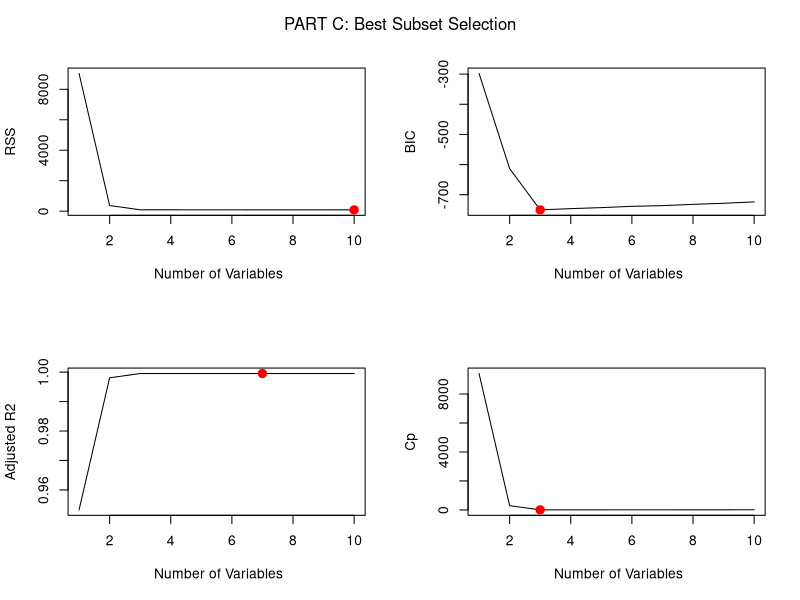
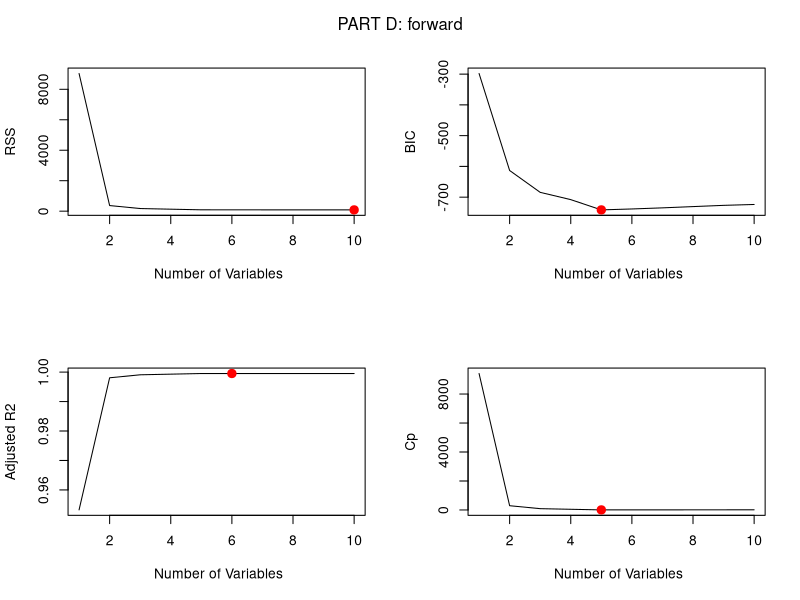
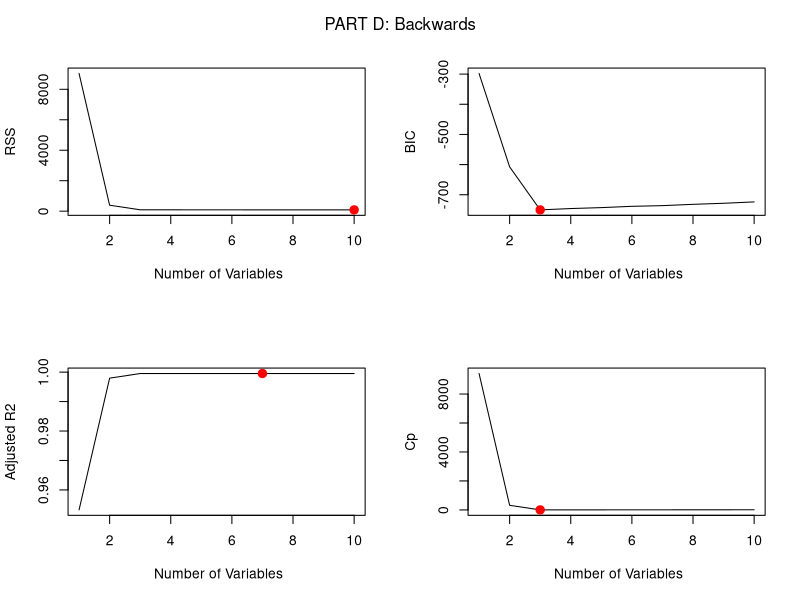
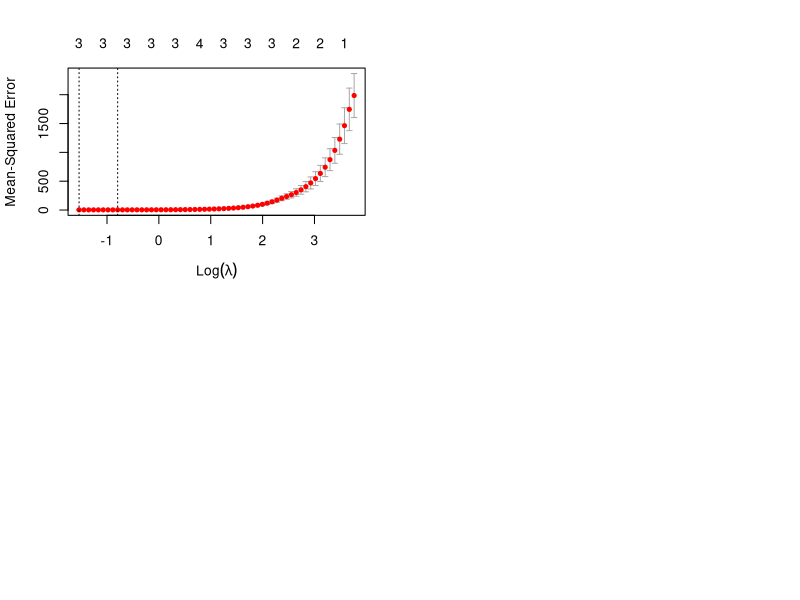
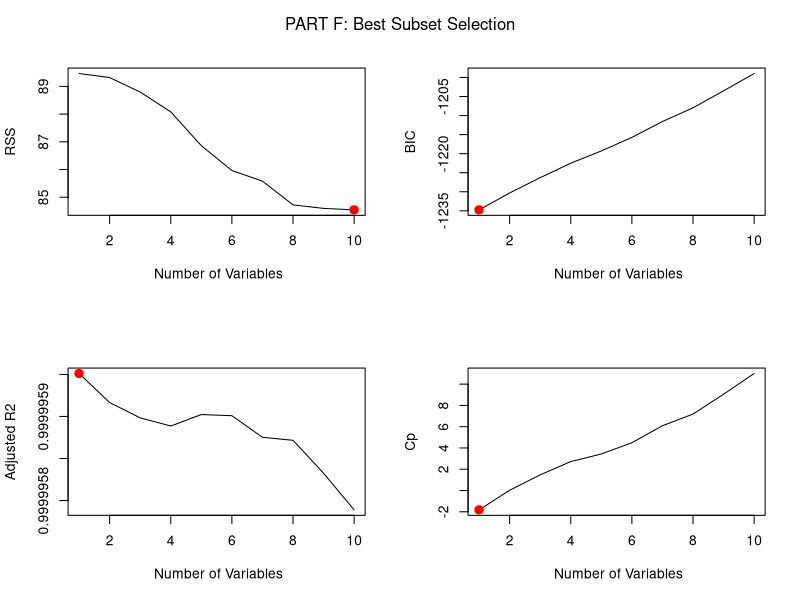
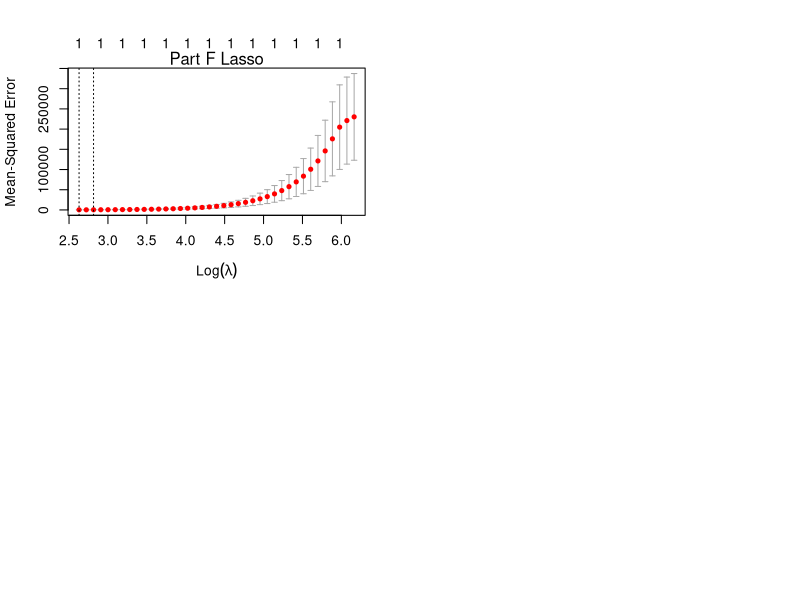

Write R code to recreate these figures, in order.
#Exercise 8

#part a

library (leaps)
set.seed(333)
X <- rnorm(100)
e <- rnorm(100)
b0 <- 5
b1 <- 4
b2 <- 35
b3 <- -5
Y <- b0 + b1*X + b2*(X^2) + b3*(X^3)+e

data <- data.frame( y = Y,x = X)
regfit <- regsubsets(Y ~ X + I(X^2) + I(X^3) + I(X^4) + I(X^5) + I(X^6) + I(X^7) + I(X^8) + I(X^9) + I(X^10), data = data, nvmax = 10)

reg.sum <- summary(regfit)

par(mfrow = c(2,2)) 

plot(reg.sum$rss, xlab = ' Number of Variables' , ylab = 'RSS', type = "l")

points(which.min(reg.sum$rss), reg.sum$rss[which.min(reg.sum$rss)], col = 'red' , cex = 2 , pch = 20)

plot(reg.sum$bic, xlab = ' Number of Variables' , ylab = 'BIC', type = 'l')

points( which.min(reg.sum$bic), reg.sum$bic[ which.min(reg.sum$bic)], col = 'red' , cex = 2 , pch = 20)

plot(reg.sum$adjr2, xlab = ' Number of Variables' , ylab = 'Adjusted R2', type = 'l')

points(which.max(reg.sum$adjr2), reg.sum$adjr2[which.max(reg.sum$adjr2)], col = 'red' , cex = 2 , pch = 20)

plot(reg.sum$cp, xlab = ' Number of Variables' , ylab = 'Cp', type = 'l')
min.cp <- which.min(reg.sum$cp)
points(min.cp, reg.sum$cp[min.cp], col = 'red' , cex = 2 , pch = 20)
mtext('PART C: Best Subset Selection', side = 3 , line = -2, outer = T)
# the number of variables for each value are 10 RSS, 3 BIC, 7 Adjusted R^2, 3 Cp


#part D Forward Stepwise

regfit.fwd <- regsubsets(Y ~ X + I(X^2) + I(X^3) + I(X^4) + I(X^5) + I(X^6) + I(X^7) + I(X^8) + I(X^9) + I(X^10), data = data, nvmax = 10 , method = 'forward')

reg.sum.fwd <- summary(regfit.fwd)

par(mfrow = c(2,2)) 

plot(reg.sum.fwd$rss, xlab = ' Number of Variables' , ylab = 'RSS', type = "l")

points(which.min(reg.sum.fwd$rss), reg.sum.fwd$rss[which.min(reg.sum.fwd$rss)], col = 'red' , cex = 2 , pch = 20)

plot(reg.sum.fwd$bic, xlab = ' Number of Variables' , ylab = 'BIC', type = 'l')
 
points(which.min(reg.sum.fwd$bic), reg.sum.fwd$bic[which.min(reg.sum.fwd$bic)], col = 'red' , cex = 2 , pch = 20)

plot(reg.sum.fwd$adjr2, xlab = ' Number of Variables' , ylab = 'Adjusted R2', type = 'l')

points(which.max(reg.sum.fwd$adjr2), reg.sum.fwd$adjr2[which.max(reg.sum.fwd$adjr2)], col = 'red' , cex = 2 , pch = 20)

plot(reg.sum.fwd$cp, xlab = ' Number of Variables' , ylab = 'Cp', type = 'l')

points(which.min(reg.sum.fwd$cp), reg.sum.fwd$cp[which.min(reg.sum.fwd$cp)], col = 'red' , cex = 2 , pch = 20)
mtext('PART D: forward', side = 3 , line = -2, outer = T)

#in part D I found that the number of variables are RSS 10 , BIC 5, Adjusted R^2 6, and Cp 5



#backwards

regfit.bwd <- regsubsets(Y ~ X + I(X^2) + I(X^3) + I(X^4) + I(X^5) + I(X^6) + I(X^7) + I(X^8) + I(X^9) + I(X^10), data = data, nvmax = 10 , method = 'backward')

reg.sum.bwd <- summary(regfit.bwd)

par(mfrow = c(2,2)) 

plot(reg.sum.bwd$rss, xlab = ' Number of Variables' , ylab = 'RSS', type = "l")

points( which.min(reg.sum.bwd$rss), reg.sum.bwd$rss[ which.min(reg.sum.bwd$rss)], col = 'red' , cex = 2 , pch = 20)

plot(reg.sum.bwd$bic, xlab = ' Number of Variables' , ylab = 'BIC', type = 'l')

points(which.min(reg.sum.bwd$bic), reg.sum.bwd$bic[which.min(reg.sum.bwd$bic)], col = 'red' , cex = 2 , pch = 20)

plot(reg.sum.bwd$adjr2, xlab = ' Number of Variables' , ylab = 'Adjusted R2', type = 'l')

points(which.max(reg.sum.bwd$adjr2), reg.sum.bwd$adjr2[which.max(reg.sum.bwd$adjr2)], col = 'red' , cex = 2 , pch = 20)

plot(reg.sum.bwd$cp, xlab = ' Number of Variables' , ylab = 'Cp', type = 'l')

points( which.min(reg.sum.bwd$cp), reg.sum.bwd$cp[ which.min(reg.sum.bwd$cp)], col = 'red' , cex = 2 , pch = 20)
mtext('PART D: Backwards', side = 3 , line = -2, outer = T)

#the number of variables for the values are 10 RSS, 3 BIC, 7 adjusted R^2, 3 Cp
coef(regfit, which.min(reg.sum$cp))
coef(regfit.fwd, which.min(reg.sum.fwd$cp))
coef(regfit.bwd, which.min(reg.sum.bwd$cp))

#All are the same except for the forward selection where the Cp chosen was 5 instead of 3, yet we can see that the first 3 are the same for all. The variable coeffcients are also very similar


library(glmnet)

lasso = model.matrix(Y ~ X + I(X^2) + I(X^3) + I(X^4) + I(X^5) + I(X^6) + I(X^7) + I(X^8) + I(X^9) + I(X^10), data = data)[, -1]
cv.lasso = cv.glmnet(lasso,Y,alpha =1 )
plot(cv.lasso)
lam = cv.lasso$lambda.min

predict(cv.lasso, s = lam, type = "coefficients")[1:11, ]
#the lasso picks the intercept x^2, x^3,x^5 which follows the answers calculated the the previous part except that the X coeffecient is not used

#part f
b7 = 13
Y= b0 + b7*X^7+e



data <- data.frame( y = Y,x = X)
regfit <- regsubsets(Y ~ X + I(X^2) + I(X^3) + I(X^4) + I(X^5) + I(X^6) + I(X^7) + I(X^8) + I(X^9) + I(X^10), data = data, nvmax = 10)

reg.sum <- summary(regfit)

par(mfrow = c(2,2)) 

plot(reg.sum$rss, xlab = ' Number of Variables' , ylab = 'RSS', type = "l")

points(which.min(reg.sum$rss), reg.sum$rss[which.min(reg.sum$rss)], col = 'red' , cex = 2 , pch = 20)

plot(reg.sum$bic, xlab = ' Number of Variables' , ylab = 'BIC', type = 'l')

points( which.min(reg.sum$bic), reg.sum$bic[ which.min(reg.sum$bic)], col = 'red' , cex = 2 , pch = 20)

plot(reg.sum$adjr2, xlab = ' Number of Variables' , ylab = 'Adjusted R2', type = 'l')

points(which.max(reg.sum$adjr2), reg.sum$adjr2[which.max(reg.sum$adjr2)], col = 'red' , cex = 2 , pch = 20)

plot(reg.sum$cp, xlab = ' Number of Variables' , ylab = 'Cp', type = 'l')
min.cp <- which.min(reg.sum$cp)
points(min.cp, reg.sum$cp[min.cp], col = 'red' , cex = 2 , pch = 20)
mtext('PART F: Best Subset Selection', side = 3 , line = -2, outer = T)
coef(regfit, which.min(reg.sum$cp))
coef(regfit.fwd, which.min(reg.sum.fwd$cp))
coef(regfit.bwd, which.min(reg.sum.bwd$cp))

lasso = model.matrix(Y ~ X + I(X^2) + I(X^3) + I(X^4) + I(X^5) + I(X^6) + I(X^7) + I(X^8) + I(X^9) + I(X^10), data = data)[, -1]
cv.lasso = cv.glmnet(lasso,Y,alpha =1 )
plot(cv.lasso)
mtext('Part F Lasso')
lam = cv.lasso$lambda.min

predict(cv.lasso, s = lam, type = "coefficients")[1:11, ]
